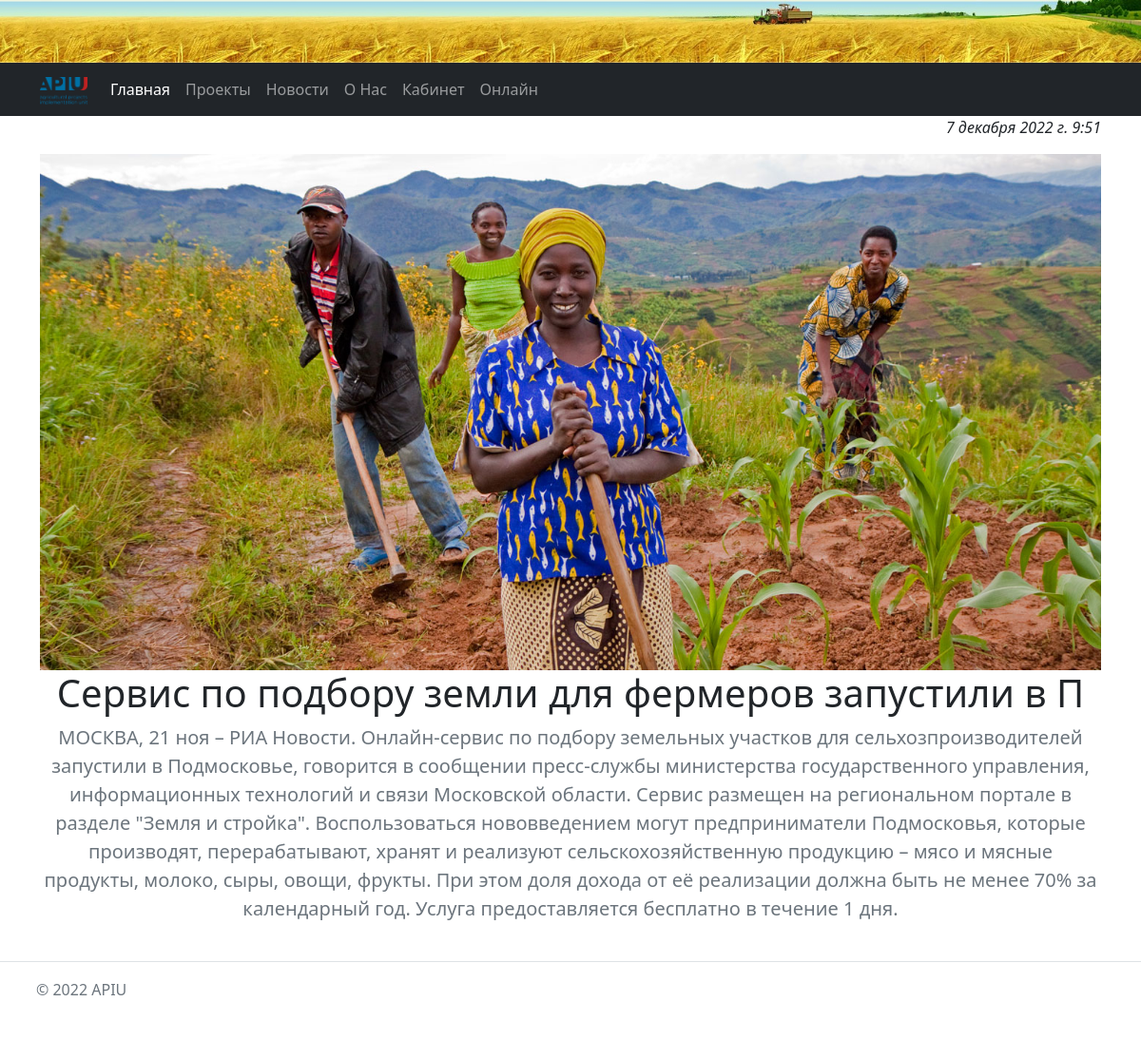
/news/6, run on the app's committed database.
### news/models.py (models this page shows, shortened)
class Articles(models.Model):
    title = models.CharField('Название', max_length=50)
    anons = models.CharField('Анонс', max_length=250)
    full_text = models.TextField('Статья')
    img = models.ImageField(upload_to='img', blank=True, null=True)
    specs = models.FileField(upload_to='specs', blank=True, null=True)
    date = models.DateTimeField('Дата публикации')
    class Meta:
        verbose_name = 'Новость'
        verbose_name_plural = 'Новости'

### news/views.py (the view)
# urls.py: path('<int:pk>', views.NewsDetailView.as_view(), name='news_detail'),
class NewsDetailView(DetailView):
        model = Articles
        template_name = 'news/details_view.html'
        context_object_name = 'article'

### news/templates/news/details_view.html
{% extends 'main/base.html' %} {% block content %}
<div class="container text-center">
  <div class="row">
    <div class="features">
      <div class="features__box">
        <div class="features__box-info">
          <p style="font-size: 16px" color="green" align="right" face="Arial">
            <em>{{ article.date }}</em>
          </p>
          <div class="features__img">
            <img src="{{ article.img.url }}" class="card-img-top" alt="..." />
            <h1 class="fw-light">{{ article.title }}</h1>
          </div>
          <p class="lead text-muted">{{ article.full_text }}</p>
        </div>
      </div>
    </div>
  </div>
</div>
{%endblock%}

### cloude/static/main/css/main.css (style rules this page uses)
body { background-color: blueviolet; }

### data on the page
Articles: date "7 декабря 2022 г. 9:51", img (picture), title "Cервис по подбору земли для фермеров запустили в П", full_text "МОСКВА, 21 ноя – РИА Новости. Онлайн-сервис по подбору земельных участков для сельхозпроизводителей запустили в Подмосковье, говорится в сообщении пресс-службы министерства государственного управления, информационных технологий и связи Московской области. Сервис размещен на региональном портале в разделе \"Земля и стройка\". Воспользоваться нововведением могут предприниматели Подмосковья, которые производят, перерабатывают, хранят и реализуют сельскохозяйственную продукцию – мясо и мясные продукты, молоко, сыры, овощи, фрукты. При этом доля дохода от её реализации должна быть не менее 70% за календарный год. Услуга предоставляется бесплатно в течение 1 дня."
